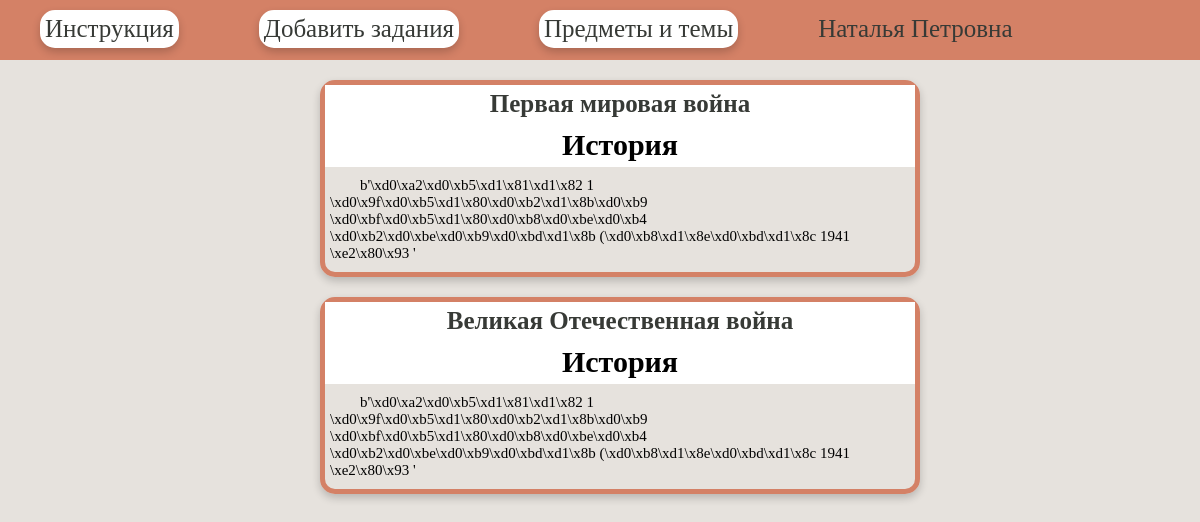
Page / (signed in) on the committed database.
### tables this page shows
CREATE TABLE mainmenu (
id integer primary key autoincrement,
title text not null,
url text not null
);

CREATE TABLE users (
id integer PRIMARY KEY AUTOINCREMENT,
name text NOT NULL,
email text NOT NULL,
psw text NOT NULL,
time integer NOT NULL
);

CREATE TABLE posts (
id integer PRIMARY KEY AUTOINCREMENT,
users integer NOT NULL,
classes text NOT NULL,
themes text NOT NULL,
text BLOB DEFAULT NULL,
time integer NOT NULL
);

### main.py (the view)
@app.route("/")
@login_required
def index():
    return render_template('index.html', menu = dbase.getMenu(), post=dbase.getPostsAnonce(current_user.get_id()), title= 'psuTests')

### FDataBase.py (called while the page is built)
    def getMenu(self):
        sql = '''SELECT * FROM mainmenu'''
        try:
            self.__cur.execute(sql)
            res = self.__cur.fetchall()
            if res: return res
        except:
            print("Ошибка чтения из БД")
        return []

    def getPostsAnonce(self, postUser):
        try:
            self.__cur.execute(f"SELECT id, classes, themes, text FROM posts WHERE users = {postUser} ORDER BY time DESC")
            res = self.__cur.fetchall()
            if res: return res
        except sqlite3.Error as e:
            print("Ошибка получения заданий из БД " + str(e))
        return []

    def getUser(self, user_id):
        try:
            self.__cur.execute(f"SELECT * FROM users WHERE id = '{user_id}' LIMIT 1")
            res = self.__cur.fetchone()
            if not res:
                print("Пользователь не найден")
                return False
            return res
        except sqlite3.Error as e:
            print("Ошибка получения данных из БД " + str(e))
        return False

### UserLogin.py (called while the page is built)
    def fromDB(self, user_id, db):
        self.__user = db.getUser(user_id)
        return self

    def get_id(self):
        return str(self.__user['id'])

    def get_name(self):
        return str(self.__user['name'])

### main.py (called while the page is built)
@login_manager.user_loader
def load_user(user_id):
    print("load_user")
    return UserLogin().fromDB(user_id, dbase)

def connect_db():#создание бд\установление соединения
    conn = sqlite3.connect(app.config['DATABASE'])#путь рассположения бд
    conn.row_factory = sqlite3.Row#записи бд будут ввиде словаря, а не кортежей
    return conn#возвращает установленное соединение

def get_db():
    if not hasattr(g, 'link_db'):
        g.link_db = connect_db()
    return g.link_db

@app.before_request
def before_request():
    global dbase
    db = get_db()
    dbase = FDataBase(db)

### Templates/index.html
{% extends 'base.html' %}
{% block content %}
{{ super() }}
<ul class="list-posts">
{% for p in post %}
<li>
<h2 class="title"><a href="{{ url_for('showPost', id_post=p.id)}}">{{p.themes}}</a></h2>
<h3 class="title">{{p.classes}}</h3>
        <p class="annonce">{{ p.text[:70]}}</p>
</li>
{% endfor %}
</ul>
{% endblock %}

### Templates/base.html (shortened to what this page needs)
<!DOCTYPE html>
<html>
<head>
</head>
<body>
{% block content -%}
         {%- block mainmenu -%}
<ul class ="mainmenu">
    {% for m in menu %}
    <li1> <a href="{{m.url}}">{{m.title}}</a></li1>
    {% endfor %}
        <li2> <a href="{{url_for('profile')}}">{{current_user.get_name()}}</a></li2>
</ul>
         {% endblock mainmenu -%}
{% endblock -%}
</body>
</html>

### Templates/base.html (style rules this page uses)
h2 { text-align: center; font-size: 25px; padding: 1px; }
h3 { text-align: center; font-size: 30px; padding: 1px; }
p { text-indent: 30px }
body { font-family: "Franklin Gothic"; font-weight: 300; margin: 0; padding: 0; height: 100%; width: 100%; background: #E6E2DD; font-size: 15px }
a { color: #373A36; text-decoration: none; }
ul.mainmenu { list-style: none; background: #D48166; height: 60px; margin: 0; padding: 0; color: #000000; font-size: 25px; overflow: hidden; font-family: 'Impact'; font-weight: 50; }
ul.mainmenu li1 { float: left; margin: 10px 40px 40px 40px; border: 5px solid #ffffff; border-radius: 15px; box-shadow: 0 4px 8px rgba(0, 0, 0, 0.2); background: #ffffff; }
ul.mainmenu li2 { float: left; margin: 15px 40px 40px 40px; }
ul.list-posts { list-style: none; margin-left: auto; margin-right: auto; width: 6em padding 0; max-width: 600px; }
ul.list-posts li { margin: 20px 0 0 0; border: 5px solid #D48166; border-radius: 15px; box-shadow: 0 4px 8px rgba(0, 0, 0, 0.2); }
ul.list-posts .title { margin: 0; padding: 5px; background: #fff; }
ul.list-posts .annonce { margin: 0; padding: 10px 5px 10px 5px; }

### rows in the picture
mainmenu: title "Инструкция"
mainmenu: title "Добавить задания"
mainmenu: title "Предметы и темы"
users: get_name "Наталья Петровна"
posts: themes "Первая мировая война", classes "История", text "b'\\xd0\\xa2\\xd0\\xb5\\xd1\\x81\\xd1\\x82 1 \\xd0\\x9f\\xd0\\xb5\\xd1\\x80\\xd0\\xb2\\xd1\\x8b\\xd0\\xb9 \\xd0\\xbf\\xd0\\xb5\\xd1\\x80\\xd0\\xb8\\xd0\\xbe\\xd0\\xb4 \\xd0\\xb2\\xd0\\xbe\\xd0\\xb9\\xd0\\xbd\\xd1\\x8b (\\xd0\\xb8\\xd1\\x8e\\xd0\\xbd\\xd1\\x8c 1941 \\xe2\\x80\\x93 '"
posts: themes "Великая Отечественная война", classes "История", text "b'\\xd0\\xa2\\xd0\\xb5\\xd1\\x81\\xd1\\x82 1 \\xd0\\x9f\\xd0\\xb5\\xd1\\x80\\xd0\\xb2\\xd1\\x8b\\xd0\\xb9 \\xd0\\xbf\\xd0\\xb5\\xd1\\x80\\xd0\\xb8\\xd0\\xbe\\xd0\\xb4 \\xd0\\xb2\\xd0\\xbe\\xd0\\xb9\\xd0\\xbd\\xd1\\x8b (\\xd0\\xb8\\xd1\\x8e\\xd0\\xbd\\xd1\\x8c 1941 \\xe2\\x80\\x93 '"
